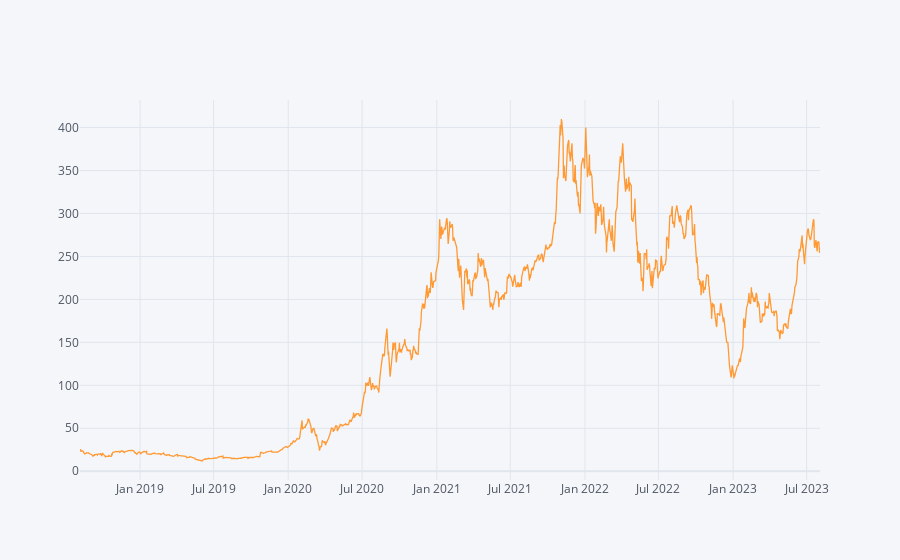

Notebook code for this chart:
### Code cell
df['Close'].iplot()

### Figure 1 — Plotly figure (JSON) as saved in the notebook; plotly's stock layout.template omitted (floating-point values rounded to 4 significant figures; data arrays with more than 128 entries replaced by an {"elided": "..."} marker saying what was removed)
{"data": [{"line": {"color": "rgba(255, 153, 51, 1.0)", "dash": "solid", "shape": "linear", "width": 1.3}, "mode": "lines", "name": "Close", "text": "", "type": "scatter", "x": {"elided": "1257 str values"}, "y": {"elided": "1257 float values"}}], "layout": {"legend": {"bgcolor": "#F5F6F9", "font": {"color": "#4D5663"}}, "paper_bgcolor": "#F5F6F9", "plot_bgcolor": "#F5F6F9", "title": {"font": {"color": "#4D5663"}}, "xaxis": {"gridcolor": "#E1E5ED", "showgrid": true, "tickfont": {"color": "#4D5663"}, "title": {"font": {"color": "#4D5663"}, "text": ""}, "zerolinecolor": "#E1E5ED"}, "yaxis": {"gridcolor": "#E1E5ED", "showgrid": true, "tickfont": {"color": "#4D5663"}, "title": {"font": {"color": "#4D5663"}, "text": ""}, "zerolinecolor": "#E1E5ED"}}}
